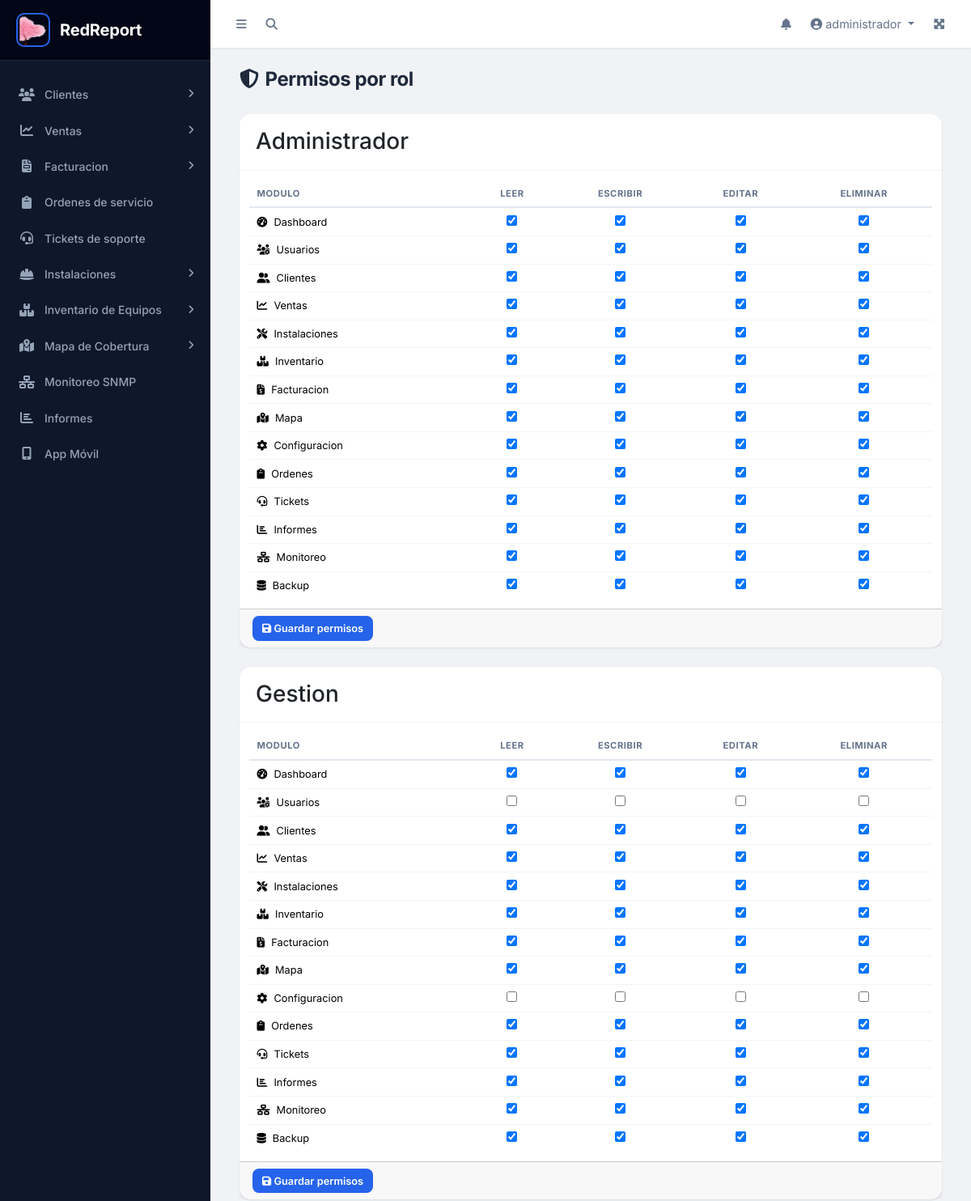
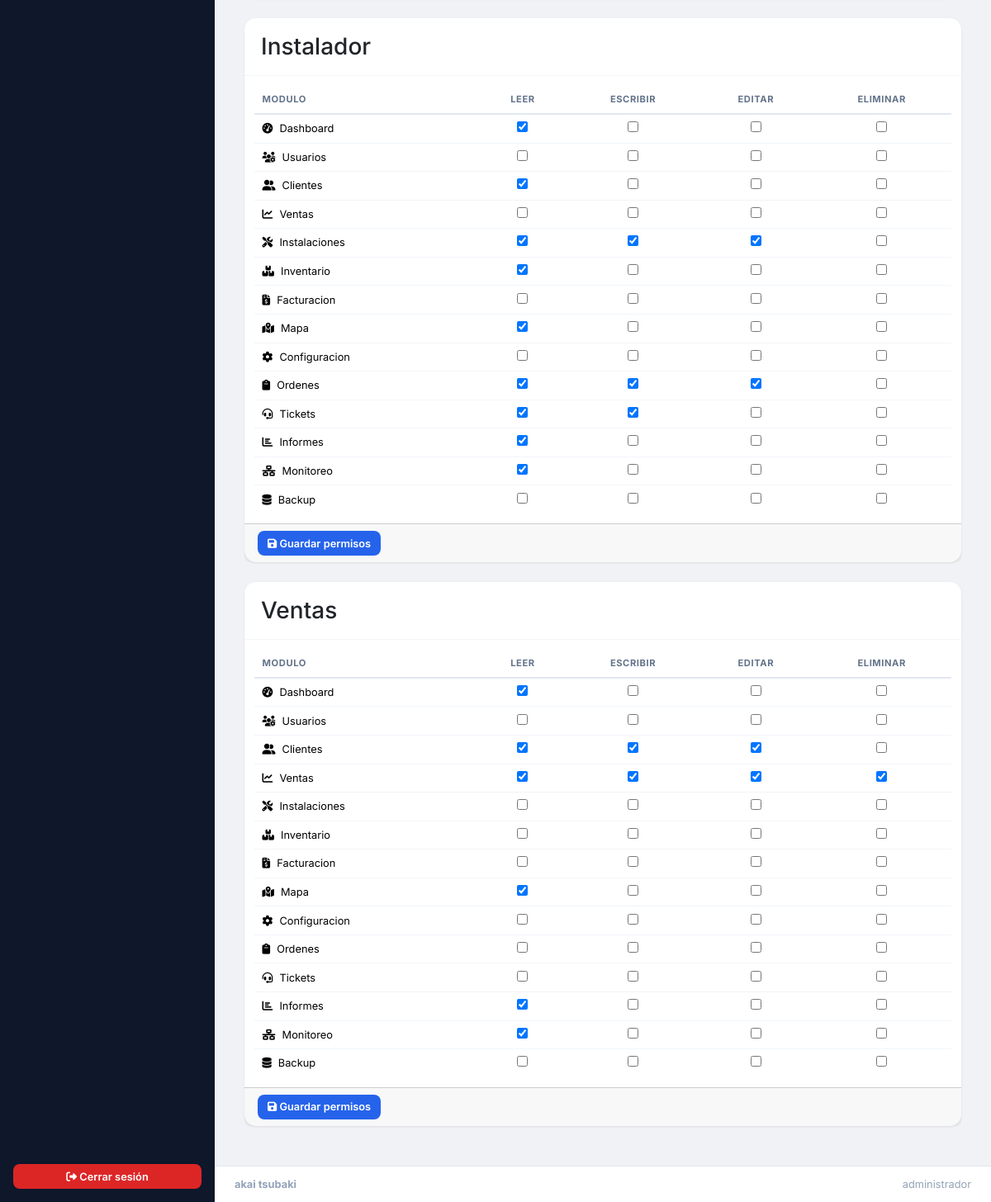
The page /configuracion/permisos.php (signed in) on the database its author committed (2 pictures, top to bottom).
### tables this page shows
CREATE TABLE `tb_rol` (
  `id_rol` int(11) NOT NULL,
  `nombre_rol` varchar(50) NOT NULL,
  `fh_creasion` datetime NOT NULL DEFAULT current_timestamp()
);

CREATE TABLE IF NOT EXISTS `tb_modulos` (
  `id_modulo` int(11) NOT NULL,
  `nombre` varchar(100) NOT NULL,
  `icono` varchar(50) DEFAULT 'fas fa-circle',
  `ruta` varchar(200) DEFAULT NULL,
  `orden` int(11) DEFAULT 0
);

CREATE TABLE IF NOT EXISTS `tb_permisos` (
  `id_permiso` int(11) NOT NULL,
  `id_modulo` int(11) NOT NULL,
  `id_rol` int(11) NOT NULL,
  `leer` tinyint(1) DEFAULT 1,
  `escribir` tinyint(1) DEFAULT 0,
  `editar` tinyint(1) DEFAULT 0,
  `eliminar` tinyint(1) DEFAULT 0
);

### app/config/seguridad.php (called while the page is built, shortened)
<?php
function hescape($str) {
    return htmlspecialchars($str, ENT_QUOTES, 'UTF-8');
}
?>

### configuracion/permisos.php (the view, shortened to what this page needs)
<?php
require_once '../app/config/conexion.php';
include('../parte1.php');
$roles = $pdo->query("SELECT * FROM tb_rol ORDER BY id_rol")->fetchAll();
$modulos = $pdo->query("SELECT * FROM tb_modulos ORDER BY orden")->fetchAll();
$permisos = $pdo->query("SELECT * FROM tb_permisos")->fetchAll(PDO::FETCH_ASSOC);
$permLookup = [];
foreach ($permisos as $p) {
    $permLookup[$p['id_rol']][$p['id_modulo']] = $p;
}
?>
<div class="content-wrapper">
    <div class="content-header"><div class="container-fluid"><div class="row mb-2"><div class="col-sm-6"><h1 class="m-0"><i class="fas fa-shield-alt me-2"></i>Permisos por rol</h1></div></div></div></div>
    <div class="content"><div class="container-fluid">
        <?php foreach ($roles as $rol): ?>
        <div class="card mb-4">
            <div class="card-header"><h3 class="card-title"><?= hescape($rol['nombre_rol']) ?></h3></div>
            <form method="POST">
                <div class="card-body p-0">
                    <div class="table-container">
                    <table class="table table-sm mb-0">
                        <thead><tr><th>Modulo</th><th class="text-center">Leer</th><th class="text-center">Escribir</th><th class="text-center">Editar</th><th class="text-center">Eliminar</th></tr></thead>
                        <tbody>
                            <?php foreach ($modulos as $m):
                                $p = $permLookup[$rol['id_rol']][$m['id_modulo']] ?? null;
                            ?>
                            <tr>
                                <td><i class="<?= hescape($m['icono']) ?> me-2"></i><?= hescape($m['nombre']) ?></td>
                                <td class="text-center"><input type="checkbox" name="leer_<?= $m['id_modulo'] ?>" value="1" <?= ($p['leer'] ?? 0) ? 'checked' : '' ?>></td>
                                <td class="text-center"><input type="checkbox" name="escribir_<?= $m['id_modulo'] ?>" value="1" <?= ($p['escribir'] ?? 0) ? 'checked' : '' ?>></td>
                                <td class="text-center"><input type="checkbox" name="editar_<?= $m['id_modulo'] ?>" value="1" <?= ($p['editar'] ?? 0) ? 'checked' : '' ?>></td>
                                <td class="text-center"><input type="checkbox" name="eliminar_<?= $m['id_modulo'] ?>" value="1" <?= ($p['eliminar'] ?? 0) ? 'checked' : '' ?>></td>
                            </tr>
                            <?php endforeach; ?>
                        </tbody>
                    </table>
                    </div>
                </div>
                <div class="card-footer"><button type="submit" class="btn btn-primary btn-sm"><i class="fas fa-save"></i> Guardar permisos</button></div>
            </form>
        </div>
        <?php endforeach; ?>
    </div></div>
</div>
<?php include('../parte2.php'); ?>

### public/css/redreport.css (style rules this page uses)
:root { --sidebar-width: 260px; --sidebar-bg: #0f172a; --sidebar-hover: #1e293b; --sidebar-active: #2563eb; --sidebar-text: #94a3b8; --sidebar-text-hover: #f1f5f9; --sidebar-divider: #1e293b; --navbar-height: 60px; --body-bg: #f0f2f5; --card-shadow: 0 1px 3px rgba(0,0,0,0.06), 0 1px 2px rgba(0,0,0,0.04); --card-shadow-hover: 0 10px 40px rgba(0,0,0,0.08); --border-color: #e2e8f0; --text-primary: #1e293b; --text-secondary: #64748b; --text-muted: #94a3b8; --primary: #2563eb; --primary-dark: #1d4ed8; --success: #16a34a; --warning: #f59e0b; --danger: #dc2626; --info: #0891b2; --font-main: 'Inter', -apple-system, BlinkMacSystemFont, sans-serif; --transition: all 0.2s ease; }
* { box-sizing: border-box; }
body { font-family: var(--font-main); background: var(--body-bg); color: var(--text-primary); -webkit-font-smoothing: antialiased; -moz-osx-font-smoothing: grayscale; }
.content-wrapper { flex: 1; display: flex; flex-direction: column; min-width: 0; background: var(--body-bg); }
.content-header { padding: 1.5rem 1.5rem 0; }
.content-header h1 { font-size: 1.5rem; font-weight: 700; color: var(--text-primary); letter-spacing: -0.02em; }
.content { padding: 1.25rem 1.5rem 1.5rem; flex: 1; overflow-x: hidden; }
.card { border-radius: 14px; box-shadow: var(--card-shadow); margin-bottom: 1.25rem; border: none; background: #ffffff; transition: box-shadow 0.2s ease; }
.card-header { display: flex; align-items: center; justify-content: space-between; background: transparent; border-bottom: 1px solid #f1f5f9; font-weight: 600; padding: 1.1rem 1.25rem; font-size: 0.95rem; }
.card-header .card-title { margin-bottom: 0; }
.card-body { padding: 1.25rem; }
.table-container, .table-wrap { overflow-x: auto; -webkit-overflow-scrolling: touch; background: #ffffff; border-radius: 12px; box-shadow: 0 2px 10px rgba(0,0,0,0.05); padding: 0.75rem; margin-bottom: 0; }
.card-body.p-0 > .table-container, .card-body.p-0 > .table-wrap { border-radius: 0; box-shadow: none; padding: 0.75rem; }
.table-container > .table, .table-wrap > .table { margin-bottom: 0; min-width: 600px; }
.btn { border-radius: 8px; font-weight: 600; font-size: 0.875rem; padding: 0.5rem 1rem; transition: var(--transition); border: none; }
.btn-sm { padding: 0.35rem 0.75rem; font-size: 0.8rem; }
.btn-primary { background: var(--primary); }
.table { font-size: 0.875rem; margin-bottom: 0; width: 100% !important; }
.table > thead { background: #f8fafc; }
.table > thead th { font-weight: 700; font-size: 0.78rem; text-transform: uppercase; letter-spacing: 0.05em; color: var(--text-secondary); padding: 0.8rem 0.85rem; border-bottom: 2px solid var(--border-color); vertical-align: middle; white-space: nowrap; }
.table > tbody td { padding: 0.7rem 0.85rem; vertical-align: middle; border-bottom: 1px solid #f1f5f9; }
.table > tbody tr:last-child td { border-bottom: none; }
.table-sm > thead th { padding: 0.5rem 0.6rem; font-size: 0.7rem; }
.table-sm > tbody td { padding: 0.45rem 0.6rem; font-size: 0.8rem; }

### parte1.php (style rules this page uses)
body { font-family: 'Inter', sans-serif; }

### rows shown on the page
tb_rol: nombre_rol "Administrador", id_rol "☑"
tb_modulos: nombre "Dashboard"
tb_modulos: nombre "Usuarios"
tb_modulos: nombre "Clientes"
tb_modulos: nombre "Ventas"
tb_modulos: nombre "Instalaciones"
tb_modulos: nombre "Inventario"
tb_modulos: nombre "Facturacion"
tb_modulos: nombre "Mapa"
tb_modulos: nombre "Configuracion"
tb_modulos: nombre "Ordenes"
tb_modulos: nombre "Tickets"
tb_modulos: nombre "Informes"
tb_modulos: nombre "Monitoreo"
tb_modulos: nombre "Backup"
tb_rol: nombre_rol "Gestion", id_rol "☑"
tb_rol: nombre_rol "Instalador", id_rol "☑"
tb_rol: nombre_rol "Ventas", id_rol "☑"

### other values the page prints
APP_NAME "RedReport"
$_SESSION['usuario'] "administrador"
